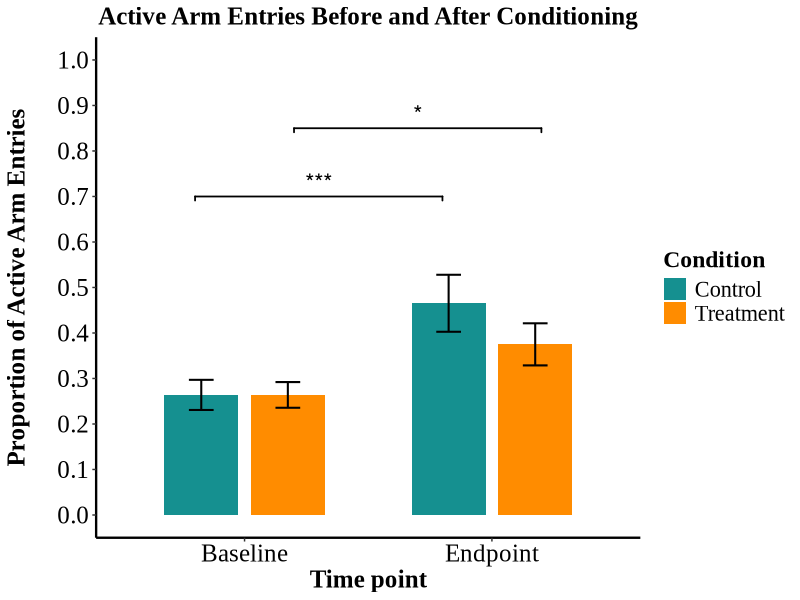
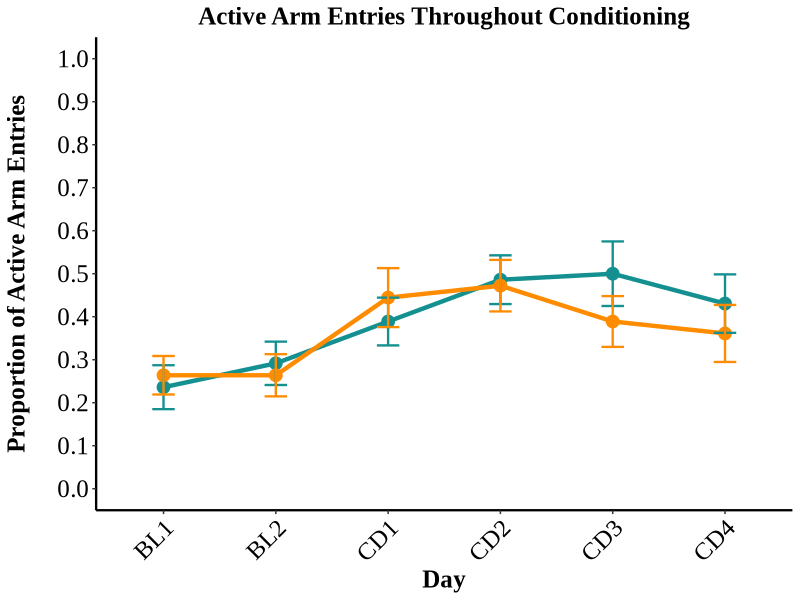
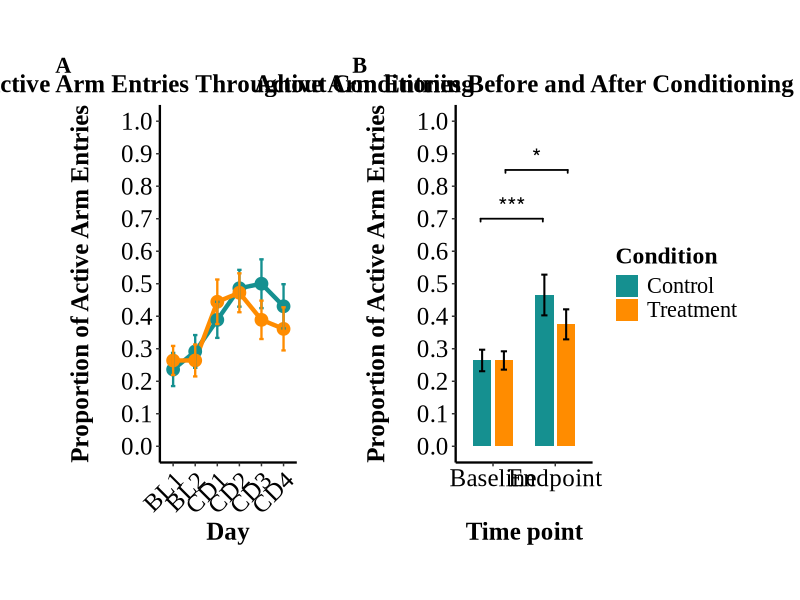
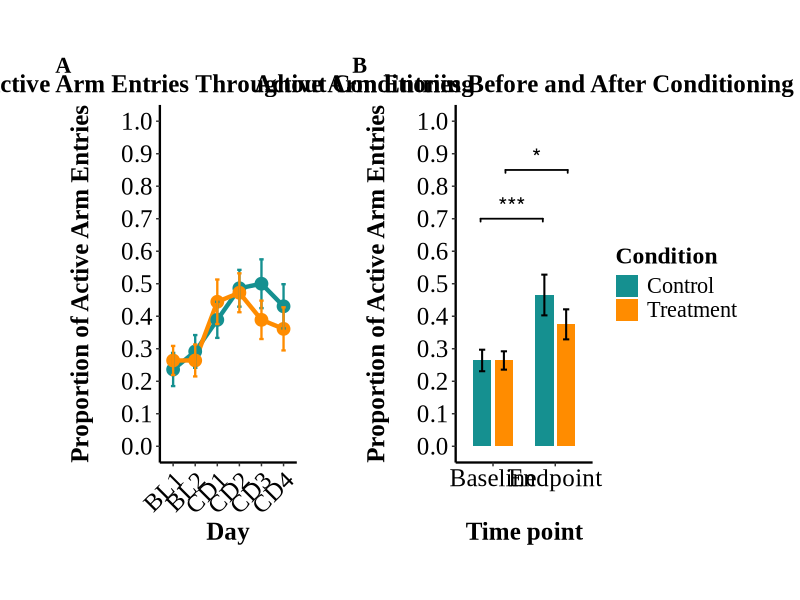

Write R code to recreate these figures, in order.
library(readr)
library(dplyr)
library(tidyverse)
library(ggsignif)
library(lme4)
library(emmeans)
library(grid)
library(gridExtra)
library(car)
library(ggplot2)
library(readxl)
library(patchwork)

# read in the data
Exp8_full_data <- read_excel("Datasets/Experiment_8_Full_Data.xlsx")


#Creating theme for plots

# Updated theme for regeneration and reinstatement plots
consistant_theme <- function() {
  theme_classic() +
    theme(
      text = element_text(family = "Times New Roman", size = 20),
      axis.title = element_text(size = 18, face = "bold"),
      axis.title.y = element_text(margin = margin(r = 20)),
      axis.text = element_text(size = 18, color = "black"),
      legend.position = "right", # Updated to place legend on right side
      legend.title = element_text(size = 17, face = "bold"),
      legend.text = element_text(size = 16),
      axis.line = element_line(color = "black", linewidth = 0.8),
      panel.grid = element_blank(),
      panel.background = element_rect(fill = "white"),
      panel.border = element_blank(),
      plot.title = element_text(hjust = 0.5, size = 18, face = "bold"),
      # Add facet theming to match the figure
      strip.background = element_rect(fill = "white"),
      strip.text = element_text(size = 14, face = "bold", color = "black")
    )
}

#Restructure data for baseline/endpoint comparison

Exp8_data_long <- Exp8_full_data %>% mutate(across(ends_with("_arm_entries"),
                                               ~as.numeric(as.character(.)))) %>%
  pivot_longer(
    cols = c(baseline_active_arm_entries, endpoint_active_arm_entries),
    names_to = "Time",
    values_to = "ActiveCount"
  ) %>%
  mutate(
    Time = factor(Time,
                  levels = c("baseline_active_arm_entries", "endpoint_active_arm_entries"),
                  labels = c("Baseline", "Endpoint")),
    Subject = factor(Subject),
    Condition = factor(Condition),
    ActiveCount = if_else(!is.na(ActiveCount),
                          as.integer(ActiveCount),
                          NA_integer_)
  ) %>%
  mutate(
    TotalTrials = 6,
    InactiveCount = if_else(!is.na(ActiveCount),
                            TotalTrials - ActiveCount,
                            NA_integer_),
    ActiveArmProportion = if_else(!is.na(ActiveCount),
                                  ActiveCount/ TotalTrials,
                                  NA_real_)
  ) %>% 
  filter(is.na(ActiveCount) | ActiveCount <= TotalTrials)
  

# statistical analysis of baseline vs endpoint

#set contrasts
contrasts(Exp8_data_long$Time) <- contr.sum
contrasts(Exp8_data_long$Condition) <- contr.sum

#baseline vs endpoint model
learning_model <- glmer(cbind(ActiveCount, InactiveCount) ~ Condition * Time + (1|Subject),
                        data = Exp8_data_long,
                        family = "binomial",
                        na.action = na.omit)

summary(learning_model)

#get overall effects for learning model

learning_model_output <- car::Anova(learning_model, type = "III")
print(learning_model_output)


# getting estimated means and comparisons for within and between groups
#Within-group comparisons
conditioning_within_groups_comparisons <- emmeans(learning_model,
                                                  pairwise ~ Time | Condition,
                                                  adjust = "bonferroni",
                                                  type = "response")

#between-group comparisons
conditioning_between_groups_comparisons <- emmeans(learning_model,
                                                   pairwise ~ Condition | Time,
                                                   adjust = "bonferroni",
                                                   type = "response")

#printing comparisons
print(summary(conditioning_within_groups_comparisons$emmeans))
print(summary(conditioning_within_groups_comparisons$contrasts))
print(summary(conditioning_between_groups_comparisons$emmeans))
print(summary(conditioning_between_groups_comparisons$contrasts))


#=================================
#apa formatted results
#================================

format_p_value <- function(p) {
  if (p <.001) {
    return ("< .001")
  }  else {
      return(paste0("= ", gsub("0\\.", ". ", round(p, 3))))
    }
}


#Formatting results for glmm analysis
format_conditioning_results <- function(model, anova_output) {
  Exp8_model_summary <- summary(learning_model)
  Exp8_anova_df <- as.data.frame(anova_output)
  
  formatted_results <- data.frame(
    effect = rownames(Exp8_anova_df),
    chisq = Exp8_anova_df$Chisq,
    df = Exp8_anova_df$Df,
    p.value = Exp8_anova_df$`Pr(>Chisq)`,
    apa_results = paste0(
      "χ²(", Exp8_anova_df$Df, ") = ", round(Exp8_anova_df$Chisq, 3),
      ", *p* ", sapply(Exp8_anova_df$`Pr(>Chisq)`, format_p_value) 
    )
  )
  return(formatted_results)
  }

#Format within-group emmeans comparisons

format_within_group_comparisons <- function(emmeans_object) {
  # Extract contrasts
  contrasts_df <- as.data.frame(emmeans_object$contrasts)
  
  # Extract condition more reliably, or set explicit condition labels
  # Make sure they're in the correct order based on your graph
  condition_labels <- c("Control", "Treatment")  # Assuming this order matches your data
  condition_index <- 1:length(contrasts_df$contrast)
  
  # Create formatted results dataframe with INVERTED odds ratios
  formatted_results <- data.frame(
    contrast = contrasts_df$contrast,
    condition = condition_labels[condition_index],
    # Invert the odds ratio
    odds_ratio = 1/contrasts_df$odds.ratio,  # This inverts baseline→endpoint to endpoint→baseline
    p.value = contrasts_df$p.value,
    apa_result = paste0(
      "OR = ", round(1/contrasts_df$odds.ratio, 2),  # Invert odds ratio
      ", *z* = ", round(-contrasts_df$z.ratio, 2),   # Flip sign of z-ratio
      ", *p* ", sapply(contrasts_df$p.value, format_p_value)
    )
  )
  
  return(formatted_results)
}

#format estimated means for my manuscript

format_estimated_means <- function(emmeans_object) {
  exp8_means_df <- as.data.frame(emmeans_object$emmeans)
  
  formatted_results <- data.frame(
    group = rownames(exp8_means_df),
    condition = exp8_means_df$Condition,
    time = exp8_means_df$Time,
    probablity = exp8_means_df$prob,
    se = exp8_means_df$SE,
    lcl = exp8_means_df$asymp.LCL,
    ucl = exp8_means_df$asymp.UCL,
    apa_results = paste0(
      "*M* = ", round(exp8_means_df$prob, 2),
      ", *SE* = ", round(exp8_means_df$SE, 2),
      ", 95% CI [", round(exp8_means_df$asymp.LCL, 2), ", ", round(exp8_means_df$asymp.UCL, 2), "]"
    )
  )
  return(formatted_results)
}


# Format emmeans pairwise comparisons for between-group effects
# Format emmeans pairwise comparisons for between-group effects
format_between_group_comparisons <- function(emmeans_object) {
  # Extract contrasts
  contrasts_df <- as.data.frame(emmeans_object$contrasts)
  
  # Use explicit time point labels
  time_labels <- c("Baseline", "Endpoint")
  time_index <- 1:length(contrasts_df$contrast)
  
  # Create formatted results dataframe
  formatted_results <- data.frame(
    contrast = contrasts_df$contrast,
    time_point = time_labels[time_index],  # Use explicit labels
    odds_ratio = contrasts_df$odds.ratio,
    p.value = contrasts_df$p.value,
    apa_result = paste0(
      "OR = ", round(contrasts_df$odds.ratio, 2),
      ", *z* = ", round(contrasts_df$z.ratio, 2),
      ", *p* ", sapply(contrasts_df$p.value, format_p_value)
    )
  )
  
  return(formatted_results)
}

# Formating coefficients from our comparison model

format_model_coefficients <- function(model) {
  coef_table <- as.data.frame(summary(model)$coefficients)
  
  formatted_results <- data.frame(
    term = rownames(coef_table),
    estimate = coef_table$Estimate,
    se = coef_table$`Std. Error`,
    z_value = coef_table$`z value`,
    p.value = coef_table$`Pr(>|z|)`,
    apa_result = paste0(
      "β = ", round(coef_table$Estimate, 2),
      ", SE = ", round(coef_table$`Std. Error`, 2),
      ", *z* = ", round(coef_table$`z value`, 2),
      ", *p* = ", sapply(coef_table$`Pr(>|z|)`, format_p_value)
    )
  )
  
  return(formatted_results)
}


#primary function for inline code

format_all_glmm_results <- function(model, anova_output, within_comparisons, between_comparisons) {
  results <- list()
  
  results$anova <- format_conditioning_results(model, anova_output)
  results$coefficients <- format_model_coefficients(model)
  results$within_comparisons <- format_within_group_comparisons(within_comparisons)
  results$between_comparisons <- format_between_group_comparisons(between_comparisons)
  results$estimated_means <- format_estimated_means(within_comparisons)
  
  return(results)
  
}

# Helper function to make retrieving results easier for inline code
get_result <- function(results, type, filter_value = NULL, filter_col = NULL, 
                       condition = NULL, time = NULL) {
  
  # Handle main effects and interactions (anova)
  if (type == "anova") {
    # Get specific effect (Condition, Time, or Condition:Time)
    if (!is.null(filter_value)) {
      return(results$anova$apa_result[results$anova$effect == filter_value])
    } else {
      # Return all effects as a named vector
      effects <- results$anova$apa_result
      names(effects) <- results$anova$effect
      return(effects)
    }
  }
  
  # Handle within-group comparisons
  if (type == "within") {
    # If condition specified, filter by it
    if (!is.null(condition)) {
      # Direct match with condition label
      match_idx <- which(results$within_comparisons$condition == condition)
      
      if (length(match_idx) > 0) {
        return(results$within_comparisons$apa_result[match_idx[1]])
      } else {
        return(paste0("(no match found for condition '", condition, "')"))
      }
    } else {
      # Return all as named vector
      comps <- results$within_comparisons$apa_result
      names(comps) <- results$within_comparisons$condition
      return(comps)
    }
  }
  
  # Handle between-group comparisons
  if (type == "between") {
    # If time specified, filter by it
    if (!is.null(time)) {
      # Direct match with time label
      match_idx <- which(results$between_comparisons$time_point == time)
      
      if (length(match_idx) > 0) {
        return(results$between_comparisons$apa_result[match_idx[1]])
      } else {
        return(paste0("(no match found for time '", time, "')"))
      }
    } else {
      # Return all as named vector
      comps <- results$between_comparisons$apa_result
      names(comps) <- results$between_comparisons$time_point
      return(comps)
    }
  }
  
  # Handle estimated means
  if (type == "means") {
    # Filter by condition and/or time if specified
    if (!is.null(condition) && !is.null(time)) {
      return(results$estimated_means$apa_result[
        results$estimated_means$condition == condition & 
          results$estimated_means$time == time])
    } else if (!is.null(condition)) {
      return(results$estimated_means$apa_result[
        results$estimated_means$condition == condition])
    } else if (!is.null(time)) {
      return(results$estimated_means$apa_result[
        results$estimated_means$time == time])
    } else {
      # Return all as named vector
      means <- results$estimated_means$apa_result
      names(means) <- paste0(results$estimated_means$condition, " - ", 
                             results$estimated_means$time)
      return(means)
    }
  }
  
  # Handle model coefficients
  if (type == "coef") {
    if (!is.null(filter_value)) {
      return(results$coefficients$apa_result[
        results$coefficients$term == filter_value])
    } else {
      # Return all as named vector
      coefs <- results$coefficients$apa_result
      names(coefs) <- results$coefficients$term
      return(coefs)
    }
  }
  
  # Return informative message if no match
  return("(function type not recognized)")
}

# Apply the formatting to your existing analysis
glmm_results <- format_all_glmm_results(
  learning_model,
  learning_model_output,
  conditioning_within_groups_comparisons,
  conditioning_between_groups_comparisons
)




####################################################################
#Plotting baseline to endpoint comparison
####################################################################
Exp8_Baseline_endpoint_comparison <- Exp8_data_long %>%
  group_by(Condition, Time) %>%
  summarise(
    mean_proportion = mean(ActiveArmProportion, na.rm = TRUE),
    se = sd(ActiveArmProportion, na.rm = TRUE) / sqrt(n()),
    .groups = "drop"
  ) %>% 
  ggplot(aes(x = Time, y = mean_proportion, fill = Condition))+
  geom_bar(stat = "identity", position = position_dodge(0.7), width = 0.6) +
  geom_errorbar(aes(ymin = mean_proportion - se, ymax = mean_proportion + se),
                position = position_dodge(0.7), width = 0.2, linewidth = 0.7) +
  geom_signif( #for treatment group
    annotations = "*",
    xmin = 1.2, xmax = 2.2,
    y_position = 0.85,
    color = "black",
    size = 0.6,
    textsize = 6 ) +
  geom_signif( #  for control group
    annotations = "***",
    xmin = 0.8, xmax = 1.8,
    y_position = 0.7,
    color = "black",
    size = 0.6,
    textsize = 6 ) +
  scale_fill_manual(values = c("Treatment" = "#FF8C00", "Control" = "#159090")) +
  labs( 
    title = "Active Arm Entries Before and After Conditioning",
    y = "Proportion of Active Arm Entries",
    x = "Time point",
    fill = "Condition") +
  scale_y_continuous(
    limits = c(0, 1),
    breaks = (seq(0, 1, 0.1)
    )) +
  consistant_theme()




print(Exp8_Baseline_endpoint_comparison)


#=================================================================
# PART 2: LEARNING ACROSS CONDITIONING DAYS
#=================================================================

Exp8_data_long_days <- Exp8_full_data %>%
  select(Subject, Condition,
         Baseline_day1,
         Baseline_day2,
         Conditioning_day1,
         Conditioning_day2,
         Conditioning_day3, 
         Conditioning_day4) %>%
  pivot_longer(
    cols = c(Baseline_day1:Conditioning_day4),
    names_to = "TimePoint",
    values_to = "ActiveArmChoices"
  ) %>%
  mutate(
    TImePoint = factor(TimePoint,
                       levels = c("Baseline_day1", "Baseline_day2", 
                                  "Conditioning_day1", "Conditioning_day2", 
                                  "Conditioning_day3", "Conditioning_day4")),
    Subject = factor(Subject),
    Condition = factor(Condition),
    Proportion = ActiveArmChoices / 3
  )

#reshaping data for plotting

Exp8_conditioning_plot <- Exp8_data_long_days %>%
  group_by(Condition, TimePoint) %>%
  summarise(
    mean_proportion = mean(Proportion, na.rm = TRUE),
    se = sd(Proportion, na.rm = TRUE) / sqrt(n()),
    .groups = "drop"
  ) %>%
  ggplot(aes(x = TimePoint, y = mean_proportion, color = Condition, group = Condition)) +
  geom_line(linewidth = 1.5)+
  geom_point(size = 4) +
  geom_errorbar(aes(ymin = mean_proportion - se, ymax = mean_proportion + se),
                width = 0.2, linewidth = 0.8) +
  scale_color_manual(values = c("Treatment" = "#FF8C00", "Control" = "#159090")) +
  # Add this scale_x_discrete function to rename the x-axis labels
  scale_x_discrete(
    labels = c(
      "Baseline_day1" = "BL1", 
      "Baseline_day2" = "BL2", 
      "Conditioning_day1" = "CD1", 
      "Conditioning_day2" = "CD2", 
      "Conditioning_day3" = "CD3", 
      "Conditioning_day4" = "CD4"
    )
  ) +
  labs(
    title = "Active Arm Entries Throughout Conditioning",
    y = "Proportion of Active Arm Entries",
    x = "Day"
  ) +
  scale_y_continuous(
    limits = c(0, 1),
    breaks = seq(0, 1, 0.1)
  ) +
  consistant_theme() +
  theme(
    axis.text.x = element_text(angle = 45, hjust = 1),
    legend.position = "none")

print(Exp8_conditioning_plot)

#=================================================================
# PART 3: Combinig figures for presentation
#=================================================================

Exp8_combined_figure <- Exp8_conditioning_plot / Exp8_Baseline_endpoint_comparison +
  plot_layout(
    widths = c(1, 1), 
    guides = "collect",
    ncol = 2) +
  plot_annotation(tag_levels = "A") &
  theme(
    plot.tag = element_text(face = "bold", size = 16, family = "Times New Roman"),
    plot.margin = margin(t = 20, r = 20, b = 20, l = 20),
  ) 

print(Exp8_combined_figure)

ggsave("Figures/Exp8_combined_figure.png", Exp8_combined_figure, 
       width = 14, 
       height = 7, 
       dpi = 300)

#=================================================================
# PART 4: Descriptives
#=================================================================

Exp8_prefered_arm_count <- Exp8_full_data %>% count(Prefered_arm)

Exp8_active_arm_count <- Exp8_full_data %>% count(`Active arm`)

Exp8_left_active_arm_count = Exp8_active_arm_count %>% filter(`Active arm` == "L") %>% pull(n)

Exp8_right_active_arm_count = Exp8_active_arm_count %>% filter(`Active arm` == "R") %>% pull(n)

print(Exp8_left_active_arm_count)
print(Exp8_right_active_arm_count)
